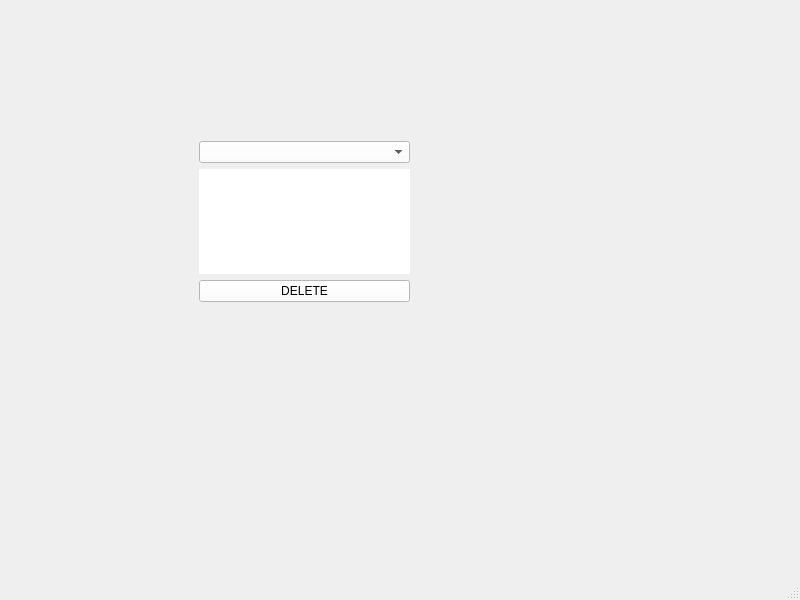
<?xml version="1.0" encoding="UTF-8"?>
<ui version="4.0">
 <class>MainWindow</class>
 <widget class="QMainWindow" name="MainWindow">
  <property name="geometry">
   <rect>
    <x>0</x>
    <y>0</y>
    <width>800</width>
    <height>600</height>
   </rect>
  </property>
  <property name="windowTitle">
   <string>MainWindow</string>
  </property>
  <widget class="QWidget" name="centralwidget">
   <widget class="QWidget" name="">
    <property name="geometry">
     <rect>
      <x>199</x>
      <y>141</y>
      <width>211</width>
      <height>161</height>
     </rect>
    </property>
    <layout class="QVBoxLayout" name="verticalLayout">
     <item>
      <widget class="QComboBox" name="comboBox">
       <property name="styleSheet">
        <string notr="true">background-color: rgb(255, 255, 255);
font: 75 10pt &quot;MS Shell Dlg 2&quot;;</string>
       </property>
      </widget>
     </item>
     <item>
      <widget class="QLabel" name="label">
       <property name="styleSheet">
        <string notr="true">background-color: rgb(255, 255, 255);
font: 75 10pt &quot;MS Shell Dlg 2&quot;;</string>
       </property>
       <property name="text">
        <string/>
       </property>
      </widget>
     </item>
     <item>
      <widget class="QPushButton" name="pushButton">
       <property name="styleSheet">
        <string notr="true">background-color: rgb(255, 255, 255);
font: 75 10pt &quot;MS Shell Dlg 2&quot;;</string>
       </property>
       <property name="text">
        <string>DELETE</string>
       </property>
      </widget>
     </item>
    </layout>
   </widget>
  </widget>
  <widget class="QMenuBar" name="menubar">
   <property name="geometry">
    <rect>
     <x>0</x>
     <y>0</y>
     <width>800</width>
     <height>21</height>
    </rect>
   </property>
  </widget>
  <widget class="QStatusBar" name="statusbar"/>
 </widget>
 <resources/>
 <connections/>
</ui>
